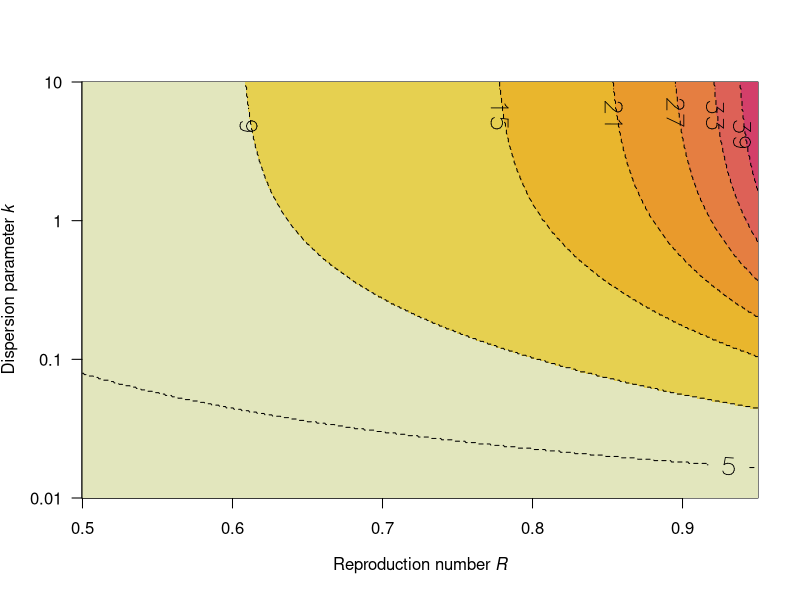

R code for this plot:
#############################################################################################################
###The function yields number of generations n a minor outbreak (R<1) would involved before extinction   ####
###assuming the R and k were constant across generations, there is >99% of chance                        ####
###a cluster will go extinct within n generations                                                             ####
#############################################################################################################

#paramters:
#R0: reproduction number
#k: dispersion paramter
#----#
time_to_extinction=function(R0,k){
  gx=function(R0,k){
    (1+(1-g)*R0/k)^(-k)
  }
  g=0
  generation=1
  while(g<=1){
    g=gx(R0,k)
    if (g>0.99) {
      return(generation)
      break
    }
    generation=generation+1
  }
}

#--functions to generate Fig. S3--#
R0 = seq(0.5,0.95,length.out=700)
k = 10^seq(-2,1,0.01)
P = matrix(NA,nrow=length(R0),ncol=length(k))
#-#
for(i in 1:length(R0)) {
  for(j in 1:length(k)) {
    P[i,j] = time_to_extinction(R0[i],k[j])
  }
}
#-#
l = c(1,2,5,10,13,22,32,43)
l.label = c(1,2,5,9,15,21,27,33,39)
#-#
image(R0,k,P,xlab=bquote("Reproduction number" ~ italic("R")),
      ylab=bquote("Dispersion parameter" ~ italic("k")),yaxt="n",
      log="y",col=hcl.colors(length(l)-1, "Heat 2", rev = TRUE),ylim = c(min(k),max(k)))
contour(R0,k,P,levels=l.label,labcex=1.6,add=TRUE,size=0.9,lty="dashed")
axis(2,at=c(0.01,0.1,1,10),labels=c("0.01","0.1","1","10") ,las=2)
#-#


